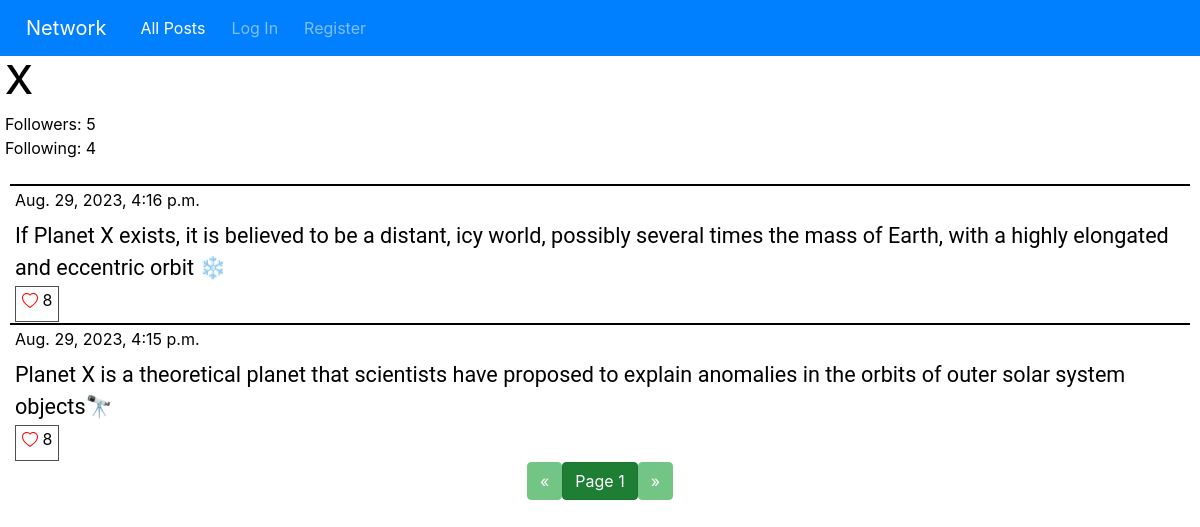
Page /user/2/page/1 on the committed database.
### network/models.py (models this page shows, shortened)
class User(AbstractUser):
    pass

class Posts(models.Model):
    content = models.TextField(blank=False)
    user = models.ForeignKey(User, on_delete=models.CASCADE, related_name="user_posts")
    like = models.IntegerField(default=0)
    time = models.DateTimeField(auto_now_add=True)

### network/views.py (the view, shortened to what this page needs)
# urls.py: path("user/<int:user_id>/page/<int:page_no>", views.view_user, name="user-posts"),
@csrf_exempt
def view_user(request, user_id, page_no):
    usr_ = User.objects.get(pk=user_id)
    posts = usr_.user_posts.all().order_by("-time")
    posts = Paginator(posts, 10).page(page_no)
    liked_posts = liked_list(posts, request.user)
    followers = usr_.follows.first().followers.all()
    f = "Follow"
    if request.user in followers:
        f = "Unfollow"
    followings = usr_.follows.first().followed_users.all()
    return render(request, "network/user.html", {
        "posts": posts,
        "liked_posts": liked_posts,
        "usr": usr_,
        "followers": len(followers),
        "followings": len(followings),
        "btnText": f
    })

### network/views.py (called while the page is built)
def liked_list(posts, user):
    liked_posts = []
    for post in posts:
        for p in post.liked_usr.all():
            for usr in p.liked_users.all():
                if usr == user:
                    liked_posts.append(post.id)
    return liked_posts

### network/templates/network/user.html (shortened to what this page needs)
{% extends "network/layout.html" %}
{% load static %}
{% block body %}
<label id="user-head">
    <h1>{{ usr }}
    </h1>
    <p id="follow-data">Followers: {{ followers }} <br/>Following: {{ followings }}</p>
</label>
<div id="all_posts">
    <div id="posts">
        {% for post in posts %}
        <div class="post-item">
            <label class="post-content">
                <label class="time-data">{{ post.time }}</label>
                <br />
                <p class="post-text">{{ post.content }}</p>
                {% if user.is_authenticated %}
                {% if post.id in liked_posts %}
                <div id="like-btn-{{ post.id }}">
                    <button class="like-btn" onclick="like_post('{{ post.id }}');">
                        <svg xmlns="http://www.w3.org/2000/svg" width="16" height="16" fill="red"
                            class="bi bi-heart-fill" viewBox="0 0 16 16">
                            <path fill-rule="evenodd"
                                d="M8 1.314C12.438-3.248 23.534 4.735 8 15-7.534 4.736 3.562-3.248 8 1.314z" />
                        </svg>
                        <label class="bi-heart" id="like-no-{{ post.id }}">{{ post.like }}</label>
                    </button>
                </div>
                {% else %}
                <div id="like-btn-{{ post.id }}">
                    <button class="like-btn" onclick="like_post('{{ post.id }}');">
                        <svg xmlns="http://www.w3.org/2000/svg" width="16" height="16" fill="red" class="bi bi-heart"
                            viewBox="0 0 16 16">
                            <path
                                d="m8 2.748-.717-.737C5.6.281 2.514.878 1.4 3.053c-.523 1.023-.641 2.5.314 4.385.92 1.815 2.834 3.989 6.286 6.357 3.452-2.368 5.365-4.542 6.286-6.357.955-1.886.838-3.362.314-4.385C13.486.878 10.4.28 8.717 2.01L8 2.748zM8 15C-7.333 4.868 3.279-3.04 7.824 1.143c.06.055.119.112.176.171a3.12 3.12 0 0 1 .176-.17C12.72-3.042 23.333 4.867 8 15z" />
                        </svg>
                        <label class="bi-heart" id="like-no-{{ post.id }}">{{ post.like }}</label>
                    </button>
                </div>
                {% endif %}
                {% else %}
                <div id="like-btn-{{ post.id }}">
                    <button class="like-btn" onclick="alert('You must me signed in to like posts');">
                        <label class="bi-heart" id="like-no-{{ post.id }}">{{ post.like }}</label>
                    </button>
                </div>
                {% endif %}
            </label>
        </div>
        {% endfor %}
    </div>
</div>
<nav aria-label="Page navigation">
    <ul class="pagination justify-content-center">
        {% if posts.has_previous %}
        <li>
            <a href="{% url 'user-posts' usr.id posts.previous_page_number %}">
                <button class="btn btn-success"> &laquo; </button>
            </a>
        </li>
        {% else %}
        <li>
            <button class="btn btn-success" disabled> &laquo; </button>
        </li>
        {% endif %}
        <li>
            <a href="#">
                <button class="btn btn-success active">Page {{ posts.number }}</button>
            </a>
        </li>
        {% if posts.has_next %}
        <li>
            <a href="{% url 'user-posts' usr.id posts.next_page_number %}">
                <button class="btn btn-success"> &raquo; </button>
            </a>
        </li>
        {% else %}
        <li>
            <button class="btn btn-success" disabled> &raquo; </button>
        </li>
        {% endif %}
    </ul>
</nav>
{% endblock %}

### network/static/network/styles.css (style rules this page uses)
body { background-color: white; color: black; }
#posts { margin-left: 10px; margin-right: 10px; }
.post-item { border-top: 2px solid black; font-size: large; }
.post-content { color: black; margin-left: 5px; margin-bottom: 1px; }
.time-data { color: black; font-size: medium; margin-top: 1px; }
.like-btn { background-color: transparent; border: 1px solid #505050; font-size: medium; }
.post-text { font-family: Roboto; font-size: larger; margin-bottom: 1px; }
#user-head { text-transform: capitalize; margin-left: 5px; color: black; }
#follow-data { font-size: medium; }

### rows in the picture
User: username "X"
Posts: time "Aug. 29, 2023, 4:16 p.m.", content "If Planet X exists, it is believed to be a distant, icy world, possibly several times the mass of Earth, with a highly elongated and eccentric orbit ❄️", like "8"
Posts: time "Aug. 29, 2023, 4:15 p.m.", content "Planet X is a theoretical planet that scientists have proposed to explain anomalies in the orbits of outer solar system objects🔭", like "8"

### other values in the picture
{{ followers }} "5"
{{ followings }} "4"
{{ posts.number }} "1"
